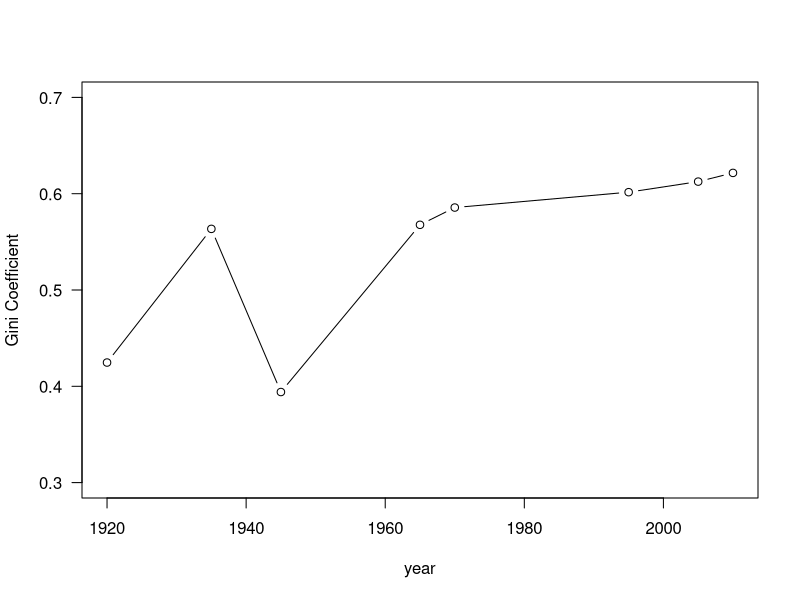

Here is the R script that generated this plot:
gini.coef <- function(x)
{
  if(length(which(is.na(x))) != 0){
    x <- x[-which(is.na(x))]
  }
  n <- length(x)
  x <- sort(x)
  x <- cumsum(x)
  x <- c(0, x/x[n])
  y <- seq(0, 1, length=n+1)
  return(2*sum(y-x)/n)
}


pop <- read.csv('pop1920-2010.csv', sep='\t', header=T)
area <- read.csv('area47.csv', sep=',', header=F)
pop <- pop[-1]
area <- area[-1]
area <- rep(area, times=8)
pop <- pop/area
res <- apply(pop, 2, gini.coef)
year <- c(1920, 1935, 1945, 1965, 1970, 1995, 2005, 2010)
plot(year, res, ylim=c(0.3,0.7), ylab='Gini Coefficient', las=1, type='b')
